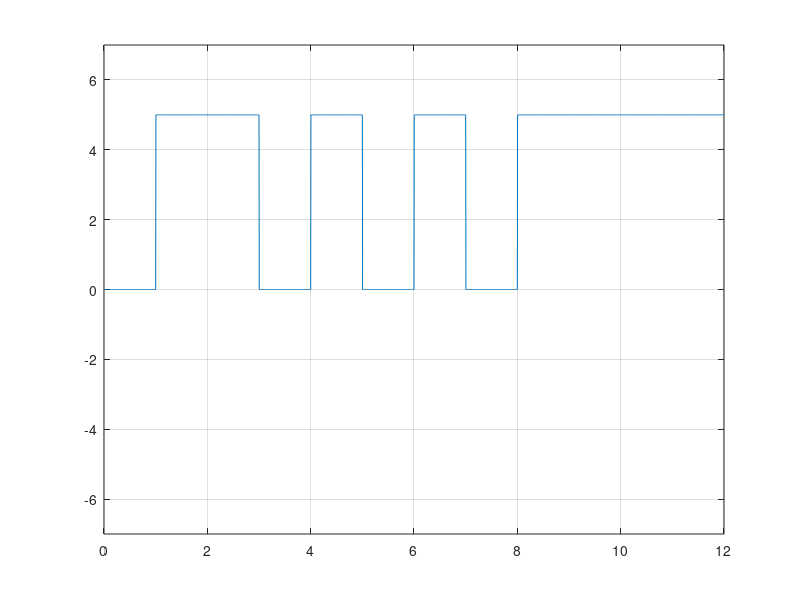

Recreate this plot in MATLAB.
clc;
close;
clear;

bits = [0,1,1,0,1,0,1,0,1,1,1,1]; %12

bitrate = 1;
voltage = 5;


for i = 1:length(bits)
  if(bits(i)==1)
    amplitude(i) = voltage;
  else
    amplitude(i) = 0;
  end
end


Time = length(bits)/bitrate;
sampling_frequency = 200;
sampling_time = 1/sampling_frequency;

time = 0:sampling_time:Time;

x = 1;

for i = 1:length(time)
  y_value(i) = amplitude(x);
  if(time(i)*bitrate >= x)
    x = x + 1;
  end
end


plot(time, y_value);
axis([0 Time -voltage-2 voltage+2]);  %range of x and range of y on the grid
grid on;


%demodulation
x = 1;

for i = 1:length(time)
  if(time(i)*bitrate >= x)
    ans_bits(x) = y_value(i)/voltage;
    x = x + 1;
  end
end

disp(ans_bits)



